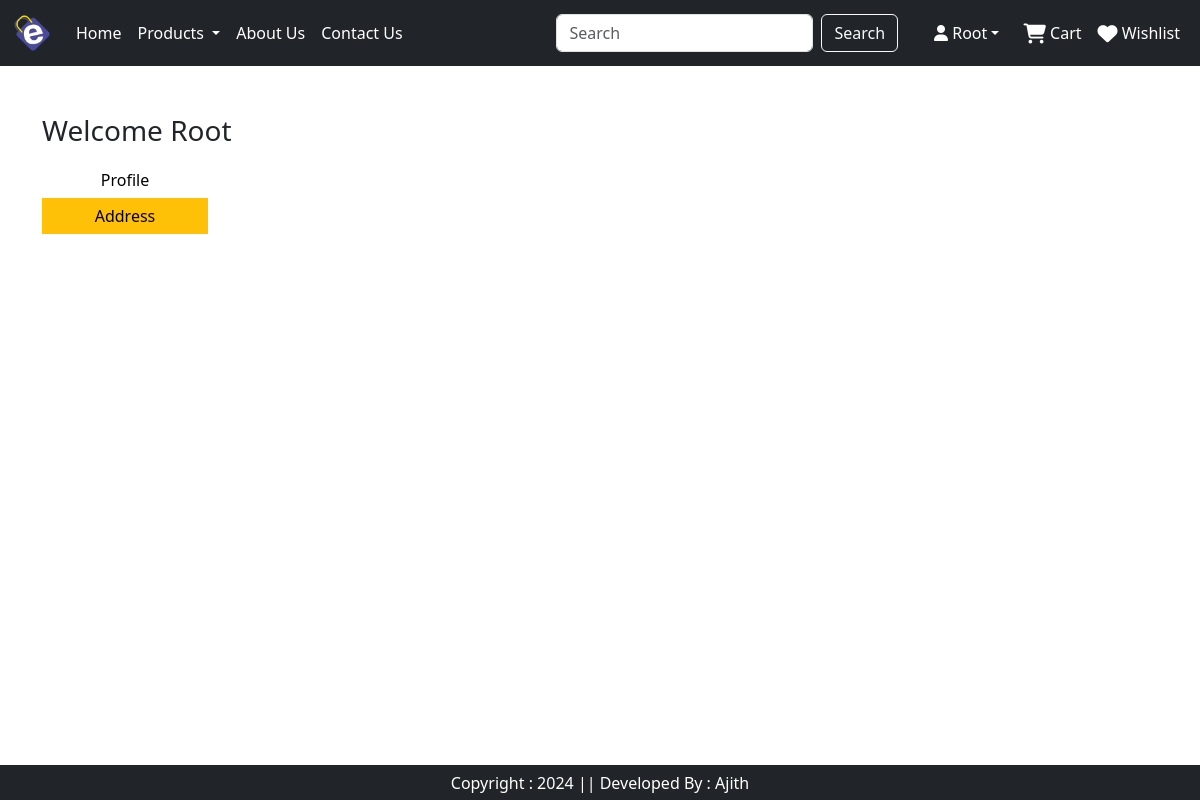
Page /address/ (signed in) on the earlier database version.
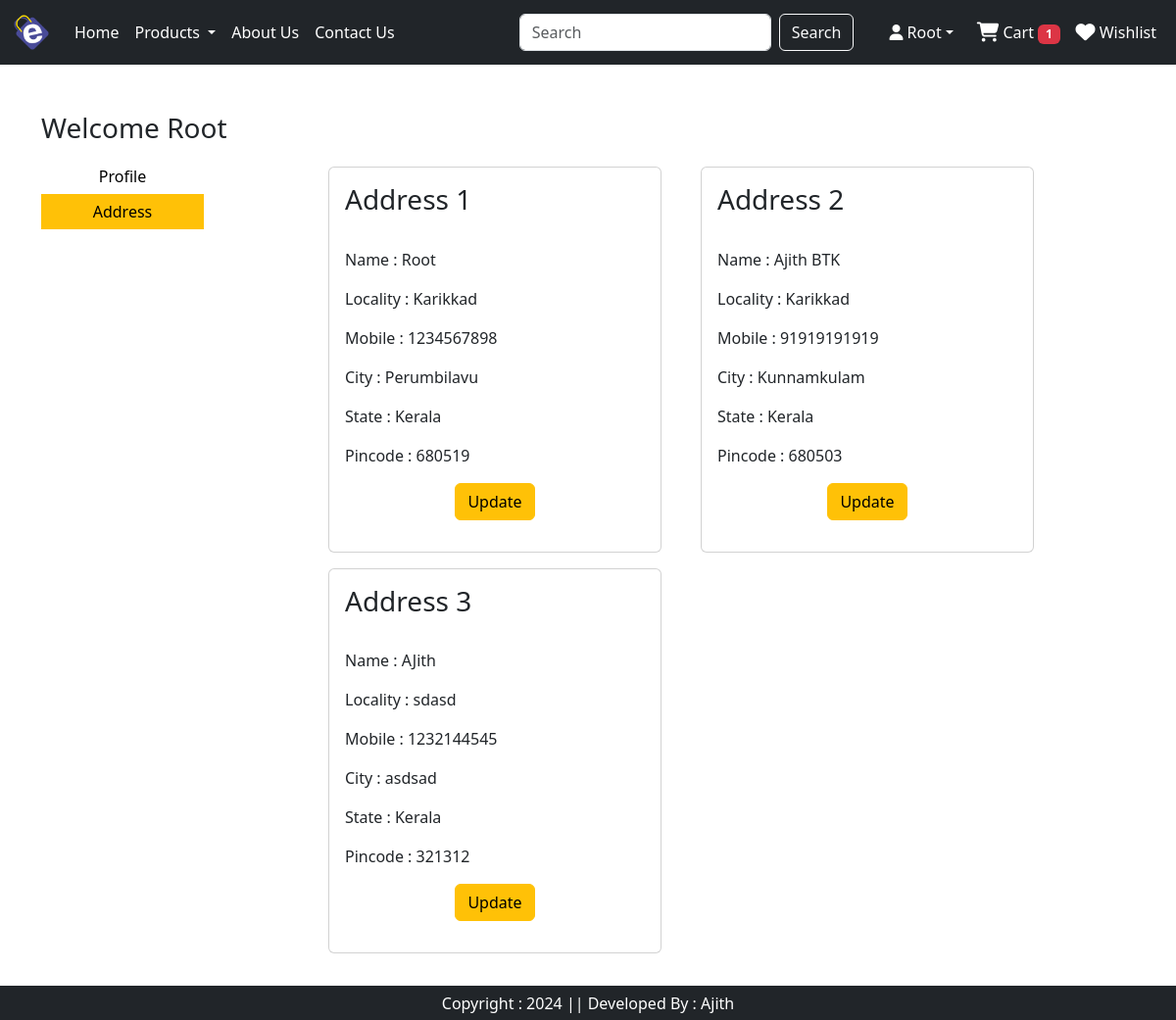
Same page on the later database version.
### ec/models.py (models this page shows, shortened)
class Customer(models.Model):
    user = models.ForeignKey(User, on_delete=models.CASCADE)
    name = models.CharField(max_length=200)
    locality = models.CharField(max_length=200)
    city = models.CharField(max_length=200)
    mobile = models.IntegerField()
    zipcode = models.IntegerField()
    state = models.CharField(choices=STATE_CHOICES, max_length=100)

### ec/views.py (the view)
# urls.py: path('address/', views.address, name='address'),
@login_required
def address(request):
    totalitem = 0
    wishitem = 0
    if request.user.is_authenticated:
        totalitem = len(Cart.objects.filter(user=request.user))
        wishitem = len(Wishlist.objects.filter(user=request.user))
    add = Customer.objects.filter(user=request.user)
    return render(request, 'app/address.html', locals())

### ec/templates/app/address.html (shortened to what this page needs)
{% extends 'app/base.html' %}
{% load static %}
{% block main-content %}
    <div class="container my-5">
        <div class="row">
            <h3>Welcome <span class="text-capitalize">{{request.user}}</span></h3>
            <br><br>
            <div class="col-sm-2">
                <ul class="list-unstyled">
                    <li class="d-grid"><a href="{% url 'profile' %}" class="btn btn-outline-warning text-black" style="border-radius: 0; border-width: 0">Profile</a> </li>
                    <li class="d-grid"><a href="{% url 'address' %}" class="btn btn-warning" style="border-radius: 0; border-width: 0;">Address</a> </li>
                </ul>
            </div>
            <div class="col-sm-8 offset-sm-1">
                <div class="row">
                    {% for ad in add %}
                        <div class="col-sm-6">
                            <div class="card m-2">
                                <div class="card-body">
                                    <h3>Address {{forloop.counter}}</h3><br>
                                    <p>Name : {{ad.name}}</p>
                                    <p>Locality : {{ad.locality}}</p>
                                    <p>Mobile : {{ad.mobile}}</p>
                                    <p>City : {{ad.city}}</p>
                                    <p>State : {{ad.state}}</p>
                                    <p>Pincode : {{ad.zipcode}}</p>
                                    <p class="text-center"><a href="{% url 'updateAddress' pk=ad.id %}" type="button" class="btn btn-warning">Update</a></p>
                                </div>
                            </div>
                        </div>
                    {% endfor %}
                </div>
            </div>
        </div>
    </div>
{% endblock main-content %}

### ec/templates/app/base.html (shortened to what this page needs)
<!DOCTYPE html>
{% load static %}
<html lang="en" xmlns="http://www.w3.org/1999/html">
<head>
    <link href="https://cdn.jsdelivr.net/npm/bootstrap@5.3.3/dist/css/bootstrap.min.css" rel="stylesheet">
    <link rel="stylesheet" href="{% static 'app/css/owl.carousel.min.css' %}" />
    <link rel="stylesheet" href="{% static 'app/css/style.css' %}" />
    <link rel="stylesheet" href="{% static 'all.min.css' %}" />
    <link rel="stylesheet" href="https://cdnjs.cloudflare.com/ajax/libs/font-awesome/6.5.2/css/all.min.css">
</head>
<body>
<nav class="navbar navbar-expand-lg navbar-dark bg-dark">
  <div class="container-fluid">
    <a class="navbar-brand" href="#">
        <img src="{% static 'app/images/logo.png' %}" width="40" height="40">
    </a>
    <div class="collapse navbar-collapse" id="navbarTogglerDemo03">
      <ul class="navbar-nav me-auto mb-2 mb-lg-0">
        {% if request.user.is_authenticated %}
        <li class="nav-item">
          <a class="nav-link active" aria-current="page" href="/">Home</a>
        </li>
        <li class="nav-item dropdown">
          <a class="nav-link dropdown-toggle text-white" href="#" role="button" data-bs-toggle="dropdown" aria-expanded="false">
            Products
          </a>
        </li>
        <li class="nav-item">
          <a class="nav-link text-white" href="{% url 'about' %}">About Us</a>
        </li>
        <li class="nav-item">
          <a class="nav-link text-white" href="{% url 'contact' %}">Contact Us</a>
        </li>
      </ul>
      <form class="d-flex" role="search" action="/search">
        <input class="form-control me-2" type="search" placeholder="Search" name="search" aria-label="Search">
        <button class="btn btn-dark btn-outline-light" type="submit">Search</button>
      </form>
    </div>
      <ul class="navbar-nav me-auto mb-2 mb-lg-0" style="margin-left: 20px;">
          <li class="nav-item dropdown mx-2">
              <a class="nav-link dropdown-toggle text-white text-capitalize" href="#" id="profileDropdown" role="button" data-bs-toggle="dropdown" aria-expanded="false"><i class="fa-solid fa-user"></i> {{request.user}}</a>
          </li>
          <li class="nav-item">
              <a href="{% url 'showcart' %}" class="nav-link text-white"><i class="fa-solid fa-cart-shopping fa-lg"></i> Cart <span class="badge bg-danger">{% if totalitem > 0 %} {{totalitem}} {% endif %}</span> </a>
          </li>
          <li class="nav-item">
              <a href="{% url 'wishlist' %}" class="nav-link text-white"><i class="fa-solid fa-heart fa-lg"></i> Wishlist  </a>
          </li>
          {% endif %}
      </ul>
  </div>
</nav>
    {% block main-content %} {% endblock main-content %}
  <footer class="container-fluid fixed-bottom bg-dark text-white text-center p-2 mt-2">
      Copyright : 2024 || Developed By : Ajith
  </footer>

Differences in the rows shown:
added Customer: name "Root", locality "Karikkad", mobile "1234567898", city "Perumbilavu", state "Kerala", zipcode "680519"
added Customer: name "Ajith BTK", locality "Karikkad", mobile "91919191919", city "Kunnamkulam", state "Kerala", zipcode "680503"
added Customer: name "AJith", locality "sdasd", mobile "1232144545", city "asdsad", state "Kerala", zipcode "321312"
Other differences:
{{ totalitem }}: (not shown) → "1"
